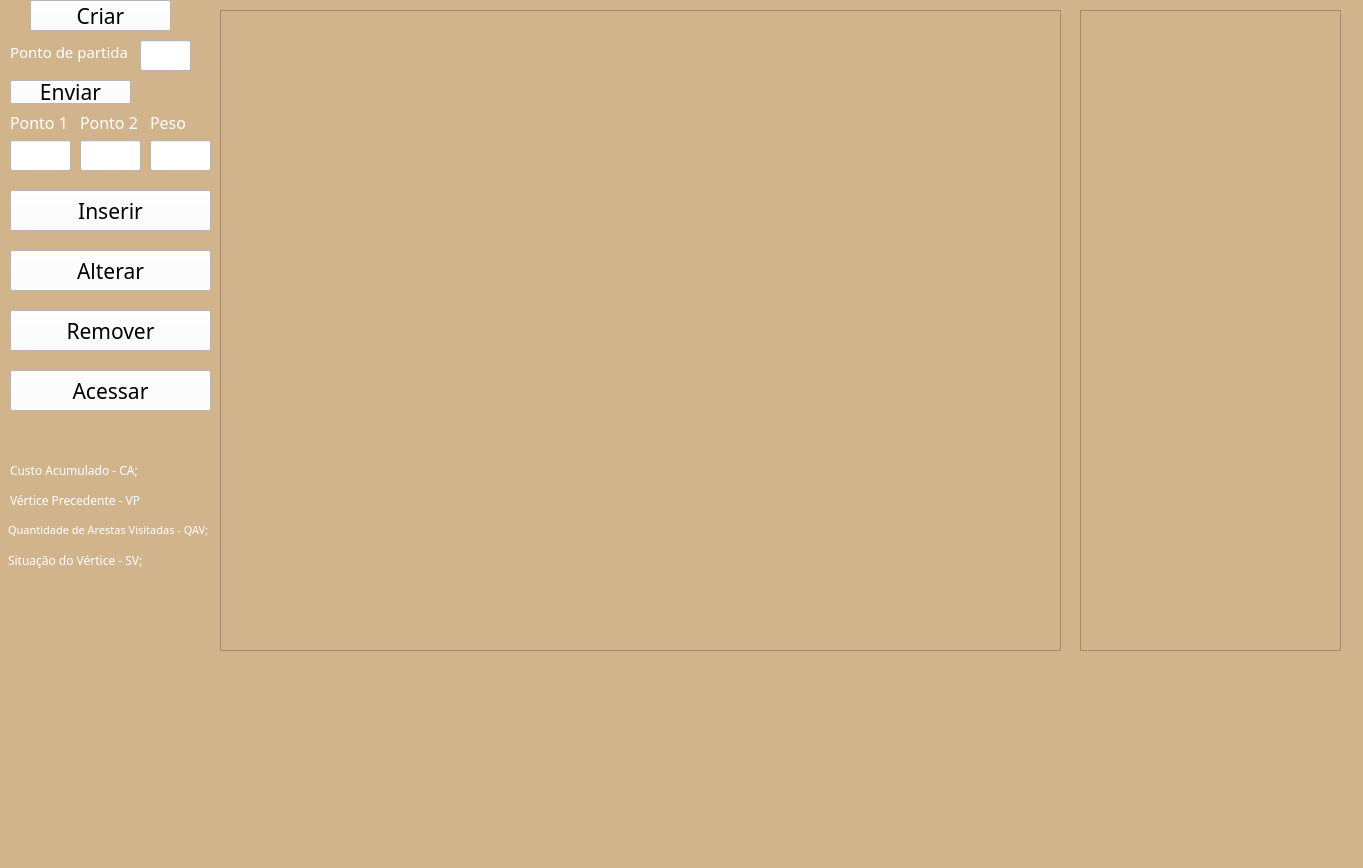
<?xml version="1.0" encoding="UTF-8"?>
<ui version="4.0">
 <class>MainWindow</class>
 <widget class="QMainWindow" name="MainWindow">
  <property name="geometry">
   <rect>
    <x>0</x>
    <y>0</y>
    <width>1363</width>
    <height>868</height>
   </rect>
  </property>
  <property name="windowTitle">
   <string>MainWindow</string>
  </property>
  <property name="styleSheet">
   <string notr="true">background-color:#D2B48C; </string>
  </property>
  <widget class="QWidget" name="centralwidget">
   <widget class="QLabel" name="label">
    <property name="geometry">
     <rect>
      <x>10</x>
      <y>40</y>
      <width>121</width>
      <height>24</height>
     </rect>
    </property>
    <property name="font">
     <font>
      <family>Sitka</family>
      <pointsize>11</pointsize>
     </font>
    </property>
    <property name="styleSheet">
     <string notr="true">color: #FFFFFF;</string>
    </property>
    <property name="text">
     <string>Ponto de partida</string>
    </property>
   </widget>
   <widget class="QPushButton" name="pushButtonRemove">
    <property name="geometry">
     <rect>
      <x>10</x>
      <y>310</y>
      <width>201</width>
      <height>41</height>
     </rect>
    </property>
    <property name="font">
     <font>
      <family>Sitka</family>
      <pointsize>16</pointsize>
     </font>
    </property>
    <property name="styleSheet">
     <string notr="true">background-color: #FFFFFF;</string>
    </property>
    <property name="text">
     <string>Remover</string>
    </property>
   </widget>
   <widget class="QLineEdit" name="lineEditPosition1">
    <property name="geometry">
     <rect>
      <x>10</x>
      <y>140</y>
      <width>61</width>
      <height>31</height>
     </rect>
    </property>
    <property name="font">
     <font>
      <family>Source Code Pro</family>
      <pointsize>16</pointsize>
      <bold>false</bold>
     </font>
    </property>
    <property name="styleSheet">
     <string notr="true">background-color: #FFFFFF;</string>
    </property>
   </widget>
   <widget class="QLabel" name="label_3">
    <property name="geometry">
     <rect>
      <x>80</x>
      <y>110</y>
      <width>81</width>
      <height>24</height>
     </rect>
    </property>
    <property name="font">
     <font>
      <family>Sitka</family>
      <pointsize>12</pointsize>
     </font>
    </property>
    <property name="styleSheet">
     <string notr="true">color: #FFFFFF;</string>
    </property>
    <property name="text">
     <string>Ponto 2</string>
    </property>
   </widget>
   <widget class="QGraphicsView" name="graphicsView">
    <property name="geometry">
     <rect>
      <x>220</x>
      <y>10</y>
      <width>841</width>
      <height>641</height>
     </rect>
    </property>
   </widget>
   <widget class="QLabel" name="label_2">
    <property name="geometry">
     <rect>
      <x>10</x>
      <y>110</y>
      <width>71</width>
      <height>24</height>
     </rect>
    </property>
    <property name="font">
     <font>
      <family>Sitka</family>
      <pointsize>12</pointsize>
     </font>
    </property>
    <property name="styleSheet">
     <string notr="true">color: #FFFFFF;</string>
    </property>
    <property name="text">
     <string>Ponto 1</string>
    </property>
   </widget>
   <widget class="QPushButton" name="pushButtonAccess">
    <property name="geometry">
     <rect>
      <x>10</x>
      <y>370</y>
      <width>201</width>
      <height>41</height>
     </rect>
    </property>
    <property name="font">
     <font>
      <family>Sitka</family>
      <pointsize>16</pointsize>
     </font>
    </property>
    <property name="styleSheet">
     <string notr="true">background-color: #FFFFFF;</string>
    </property>
    <property name="text">
     <string>Acessar</string>
    </property>
   </widget>
   <widget class="QLineEdit" name="lineEditPosition2">
    <property name="geometry">
     <rect>
      <x>80</x>
      <y>140</y>
      <width>61</width>
      <height>31</height>
     </rect>
    </property>
    <property name="font">
     <font>
      <family>Source Code Pro</family>
      <pointsize>16</pointsize>
     </font>
    </property>
    <property name="styleSheet">
     <string notr="true">background-color: #FFFFFF;</string>
    </property>
   </widget>
   <widget class="QLineEdit" name="lineEditWeight">
    <property name="geometry">
     <rect>
      <x>150</x>
      <y>140</y>
      <width>61</width>
      <height>31</height>
     </rect>
    </property>
    <property name="font">
     <font>
      <family>Source Code Pro</family>
      <pointsize>16</pointsize>
     </font>
    </property>
    <property name="styleSheet">
     <string notr="true">background-color: #FFFFFF;</string>
    </property>
   </widget>
   <widget class="QPushButton" name="pushButtonCreate">
    <property name="geometry">
     <rect>
      <x>30</x>
      <y>0</y>
      <width>141</width>
      <height>31</height>
     </rect>
    </property>
    <property name="font">
     <font>
      <family>Sitka</family>
      <pointsize>16</pointsize>
     </font>
    </property>
    <property name="styleSheet">
     <string notr="true">background-color: #FFFFFF;</string>
    </property>
    <property name="text">
     <string>Criar</string>
    </property>
   </widget>
   <widget class="QPushButton" name="pushButtonInsert">
    <property name="geometry">
     <rect>
      <x>10</x>
      <y>190</y>
      <width>201</width>
      <height>41</height>
     </rect>
    </property>
    <property name="font">
     <font>
      <family>Sitka</family>
      <pointsize>16</pointsize>
     </font>
    </property>
    <property name="styleSheet">
     <string notr="true">background-color: #FFFFFF;</string>
    </property>
    <property name="text">
     <string>Inserir</string>
    </property>
   </widget>
   <widget class="QLabel" name="label_4">
    <property name="geometry">
     <rect>
      <x>150</x>
      <y>110</y>
      <width>61</width>
      <height>24</height>
     </rect>
    </property>
    <property name="font">
     <font>
      <family>Sitka</family>
      <pointsize>12</pointsize>
     </font>
    </property>
    <property name="styleSheet">
     <string notr="true">color: #FFFFFF;</string>
    </property>
    <property name="text">
     <string>Peso</string>
    </property>
   </widget>
   <widget class="QLineEdit" name="lineEdit_Partida">
    <property name="geometry">
     <rect>
      <x>140</x>
      <y>40</y>
      <width>51</width>
      <height>31</height>
     </rect>
    </property>
    <property name="font">
     <font>
      <family>Source Code Pro</family>
      <pointsize>16</pointsize>
     </font>
    </property>
    <property name="styleSheet">
     <string notr="true">background-color: #FFFFFF;</string>
    </property>
   </widget>
   <widget class="QPushButton" name="pushButtonUpdate">
    <property name="geometry">
     <rect>
      <x>10</x>
      <y>250</y>
      <width>201</width>
      <height>41</height>
     </rect>
    </property>
    <property name="font">
     <font>
      <family>Sitka</family>
      <pointsize>16</pointsize>
     </font>
    </property>
    <property name="styleSheet">
     <string notr="true">background-color: #FFFFFF;</string>
    </property>
    <property name="text">
     <string>Alterar</string>
    </property>
   </widget>
   <widget class="QLabel" name="label_6">
    <property name="geometry">
     <rect>
      <x>10</x>
      <y>460</y>
      <width>151</width>
      <height>20</height>
     </rect>
    </property>
    <property name="font">
     <font>
      <family>Sitka</family>
     </font>
    </property>
    <property name="styleSheet">
     <string notr="true">color: #FFFFFF;</string>
    </property>
    <property name="text">
     <string>Custo Acumulado - CA;</string>
    </property>
   </widget>
   <widget class="QLabel" name="label_7">
    <property name="geometry">
     <rect>
      <x>10</x>
      <y>490</y>
      <width>141</width>
      <height>20</height>
     </rect>
    </property>
    <property name="font">
     <font>
      <family>Sitka</family>
     </font>
    </property>
    <property name="styleSheet">
     <string notr="true">color: #FFFFFF;</string>
    </property>
    <property name="text">
     <string>Vértice Precedente - VP</string>
    </property>
   </widget>
   <widget class="QLabel" name="label_8">
    <property name="geometry">
     <rect>
      <x>8</x>
      <y>520</y>
      <width>211</width>
      <height>20</height>
     </rect>
    </property>
    <property name="font">
     <font>
      <family>Sitka</family>
      <pointsize>8</pointsize>
     </font>
    </property>
    <property name="styleSheet">
     <string notr="true">color: #FFFFFF;</string>
    </property>
    <property name="text">
     <string>Quantidade de Arestas Visitadas - QAV;</string>
    </property>
   </widget>
   <widget class="QLabel" name="label_9">
    <property name="geometry">
     <rect>
      <x>8</x>
      <y>550</y>
      <width>201</width>
      <height>20</height>
     </rect>
    </property>
    <property name="font">
     <font>
      <family>Sitka</family>
     </font>
    </property>
    <property name="styleSheet">
     <string notr="true">color: #FFFFFF;</string>
    </property>
    <property name="text">
     <string>Situação do Vértice - SV;</string>
    </property>
   </widget>
   <widget class="QTextEdit" name="textEdit">
    <property name="geometry">
     <rect>
      <x>1080</x>
      <y>10</y>
      <width>261</width>
      <height>641</height>
     </rect>
    </property>
    <property name="font">
     <font>
      <pointsize>16</pointsize>
     </font>
    </property>
    <property name="styleSheet">
     <string notr="true"/>
    </property>
   </widget>
   <widget class="QPushButton" name="pushButton_ponto">
    <property name="geometry">
     <rect>
      <x>10</x>
      <y>80</y>
      <width>121</width>
      <height>24</height>
     </rect>
    </property>
    <property name="font">
     <font>
      <family>Sitka</family>
      <pointsize>16</pointsize>
     </font>
    </property>
    <property name="styleSheet">
     <string notr="true">background-color: #FFFFFF;</string>
    </property>
    <property name="text">
     <string>Enviar</string>
    </property>
   </widget>
  </widget>
  <widget class="QMenuBar" name="menubar">
   <property name="geometry">
    <rect>
     <x>0</x>
     <y>0</y>
     <width>1363</width>
     <height>21</height>
    </rect>
   </property>
  </widget>
  <widget class="QStatusBar" name="statusbar"/>
 </widget>
 <resources/>
 <connections/>
</ui>
